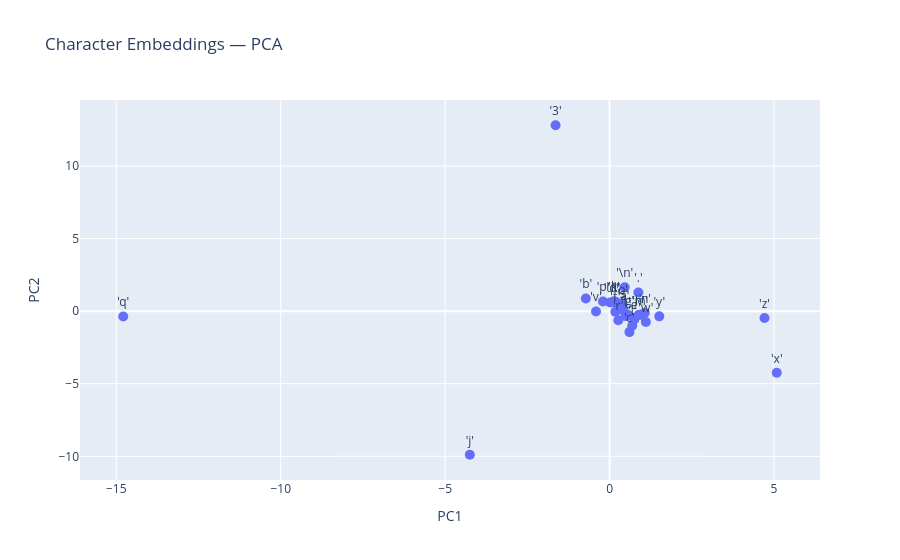

Here is the notebook cell this chart was saved with:
### Code cell
import plotly.express as px
from sklearn.decomposition import PCA

# Get learned embeddings
embeddings = model[0].weight.detach().cpu().numpy()

# PCA → 2 dimensions
pca = PCA(n_components=2)
embeddings_2d = pca.fit_transform(embeddings)

# Create dataframe
import pandas as pd

df = pd.DataFrame({
    "PC1": embeddings_2d[:, 0],
    "PC2": embeddings_2d[:, 1],
    "char": [repr(c) for c in chars]
})

# Interactive plot
fig = px.scatter(
    df,
    x="PC1",
    y="PC2",
    text="char",
    title="Character Embeddings — PCA"
)

fig.update_traces(
    textposition="top center",
    marker=dict(size=10)
)

fig.update_layout(
    xaxis_title="PC1",
    yaxis_title="PC2"
)

fig.show()

### Figure 1 — Plotly figure (JSON) as saved in the notebook; plotly's stock layout.template omitted (floating-point values rounded to 4 significant figures)
{"data": [{"hovertemplate": "PC1=%{x}<br>PC2=%{y}<br>char=%{text}<extra></extra>", "legendgroup": "", "marker": {"color": "#636efa", "size": 10, "symbol": "circle"}, "mode": "markers+text", "name": "", "orientation": "v", "showlegend": false, "text": ["'\\n'", "' '", "'.'", "'3'", "'a'", "'b'", "'c'", "'d'", "'e'", "'f'", "'g'", "'h'", "'i'", "'j'", "'k'", "'l'", "'m'", "'n'", "'o'", "'p'", "'q'", "'r'", "'s'", "'t'", "'u'", "'v'", "'w'", "'x'", "'y'", "'z'"], "textposition": "top center", "type": "scatter", "x": [0.458, 0.1992, 0.8753, -1.643, 0.4296, -0.7234, 0.6026, 0.1103, 0.752, 0.1734, 0.5746, 0.88, 0.1791, -4.249, 0.136, 0.6878, 0.93, 1.07, 0.3811, -0.2022, -14.79, 0.2648, 0.4019, 0.4891, 0.01661, -0.412, 1.102, 5.082, 1.511, 4.71], "xaxis": "x", "y": [1.639, 0.6227, 1.287, 12.8, 0.03697, 0.874, -1.445, 0.6304, -0.5766, -0.03798, -0.2902, -0.2665, 0.5802, -9.893, 0.6819, -1.005, -0.2558, -0.1219, 0.4859, 0.6633, -0.3693, -0.629, 0.1823, -0.3416, 0.5903, -0.02388, -0.7495, -4.246, -0.3594, -0.4681], "yaxis": "y"}], "layout": {"legend": {"tracegroupgap": 0}, "title": {"text": "Character Embeddings — PCA"}, "xaxis": {"anchor": "y", "domain": [0, 1], "title": {"text": "PC1"}}, "yaxis": {"anchor": "x", "domain": [0, 1], "title": {"text": "PC2"}}}}
